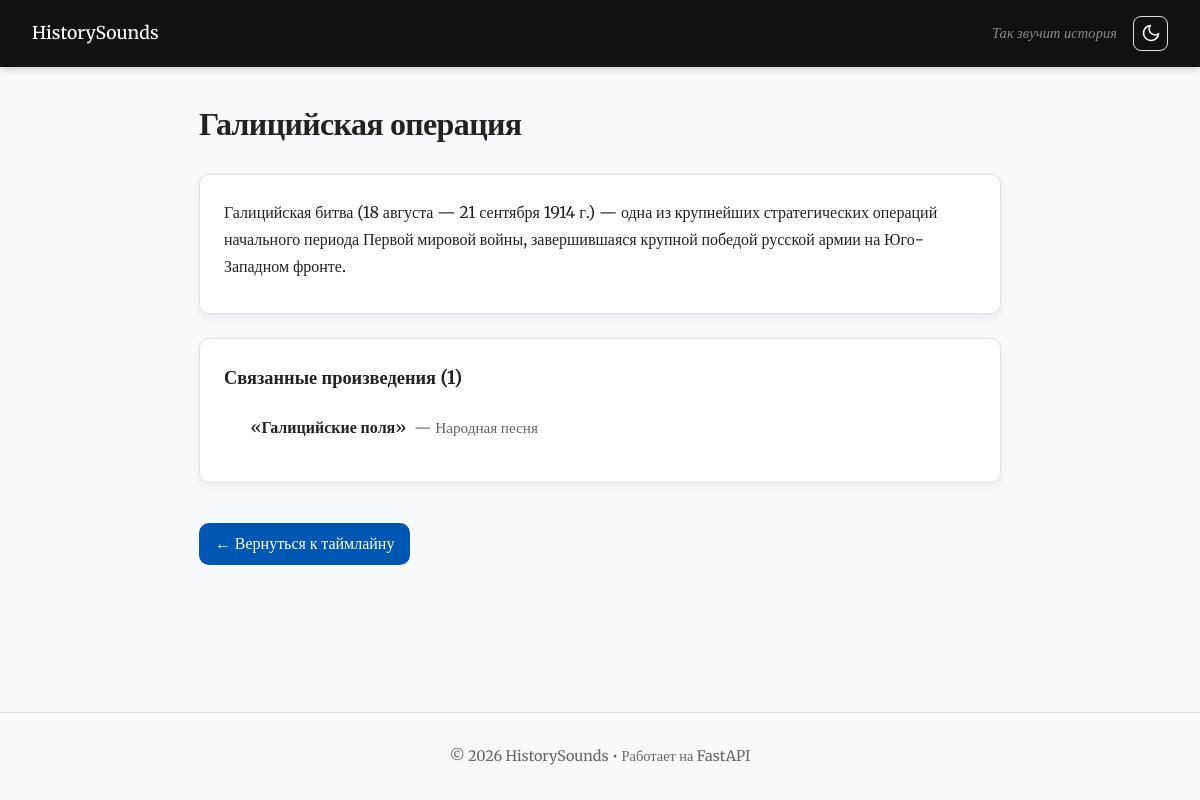
/event/3, run on the app's committed database.
### models/events.py (models this page shows)
class Event(Base):
    __tablename__ = "events"
    id = Column(Integer, primary_key=True, index=True, autoincrement=True)
    title = Column(String, nullable=True)
    description = Column(String, nullable=False)
    excel_id = Column(String, index=True)
    songs = relationship("Song", secondary=song_event, back_populates="events")
    year_start = Column(Integer, nullable=True)
    year_end = Column(Integer, nullable=True)

### models/songs.py (models this page shows)
class Song(Base):
    __tablename__ = "songs"
    id = Column(Integer, primary_key=True, index=True, autoincrement=True)
    name = Column(String, nullable=False)
    composer = Column(String, nullable=False)
    description = Column(Text, nullable=True)
    composer_info = Column(String, nullable=True)
    link = Column(String, nullable=True)
    events = relationship("Event", secondary=song_event, back_populates="songs")

### app.py (the view)
@app.get("/event/{event_id}", response_class=HTMLResponse)
async def event_page(request: Request, event_id: int, db: Session = Depends(get_db)):
    event = db.query(Event).filter(Event.id == event_id).first()
    if not event:
        raise HTTPException(status_code=404, detail="Event not found")
    return templates.TemplateResponse(request, "event.html", {"event": event})

### templates/event.html (shortened to what this page needs)
{% extends "base.html" %}
{% block content %}
<article class="event-page">
  <div class="page-header">
    <h1>{{ event.title }}</h1>
  </div>
  <div class="card">
    <p>{{ event.description }}</p>
  </div>
  {% if event.songs %}
  <div class="card">
    <h3>Связанные произведения ({{ event.songs|length }})</h3>
    <ul class="song-list">
{% for song in event.songs %}
  <li>
    <a href="/song/{{ song.name | e }}?from_event={{ event.id }}" class="song-link">
      <span class="song-title">{{ song.name }}</span>
      <span class="song-composer">
        {% if song.composer and song.composer|lower not in ['nan','none','','?','—','-'] %}
          — {{ song.composer }}
        {% else %}
          — <em>Автор неизвестен</em>
        {% endif %}
      </span>
    </a>
  </li>
{% endfor %}
</ul>
  </div>
  {% else %}
  <div class="card">
    <p style="color:var(--text-muted); font-style:italic;">Нет связанных музыкальных произведений.</p>
  </div>
  {% endif %}
  <a href="/timeline" class="back-btn">← Вернуться к таймлайну</a>
</article>
{% endblock %}

### static/style.css (style rules this page uses)
:root { --primary: #0056b3; --primary-hover: #003d82; --bg: #f8f9fa; --card-bg: #ffffff; --text: #222; --text-muted: #666; --border: #e0e0e0; --shadow: 0 4px 12px rgba(0,0,0,0.06); --shadow-hover: 0 8px 24px rgba(0,0,0,0.12); --radius: 10px; --transition: 0.2s ease; }
* { box-sizing: border-box; margin: 0; padding: 0; }
html, body { font-family: "Merriweather", serif; line-height: 1.6; color: var(--text); background: var(--bg); min-height: 100vh; display: flex; flex-direction: column; }
h1 { margin-bottom: 0.5rem; font-size: 2rem; letter-spacing: -0.02em; }
.page-header { margin-bottom: 1.5rem; }
.page-header h1 { margin-bottom: 0.25rem; }
.card { background: var(--card-bg); padding: 1.5rem; border-radius: var(--radius); box-shadow: var(--shadow); margin-bottom: 1.5rem; border: 1px solid var(--border); }
.card h3 { margin-bottom: 0.75rem; font-size: 1.15rem; }
.card p, .card li { line-height: 1.7; margin-bottom: 0.5rem; }
.card ul { padding-left: 1.25rem; }
.back-btn { display: inline-flex; align-items: center; gap: 0.5rem; margin-top: 1rem; padding: 0.5rem 1rem; background: var(--primary); color: white; text-decoration: none; border-radius: var(--radius); font-weight: 500; transition: background var(--transition); }
.song-list { list-style: none; padding: 0; }
.song-list li { border-bottom: 1px solid var(--border); transition: background 0.2s; }
.song-list li:last-child { border-bottom: none; }
.song-link { display: flex; align-items: baseline; gap: 0.5rem; padding: 0.6rem 0.4rem; text-decoration: none; color: var(--text); border-radius: 6px; transition: background 0.2s, color 0.2s; }
.song-title { font-weight: 600; }
.song-composer { color: var(--text-muted); font-size: 0.95rem; }

### data on the page
Event: title "Галицийская операция", description "Галицийская битва (18 августа — 21 сентября 1914 г.) — одна из крупнейших стратегических операций начального периода Первой мировой войны, завершившаяся крупной победой русской армии на Юго-Западном фронте."
Song: name "«Галицийские поля»", composer "Народная песня"

### other printed values
{{ event.songs|length }} "1"
